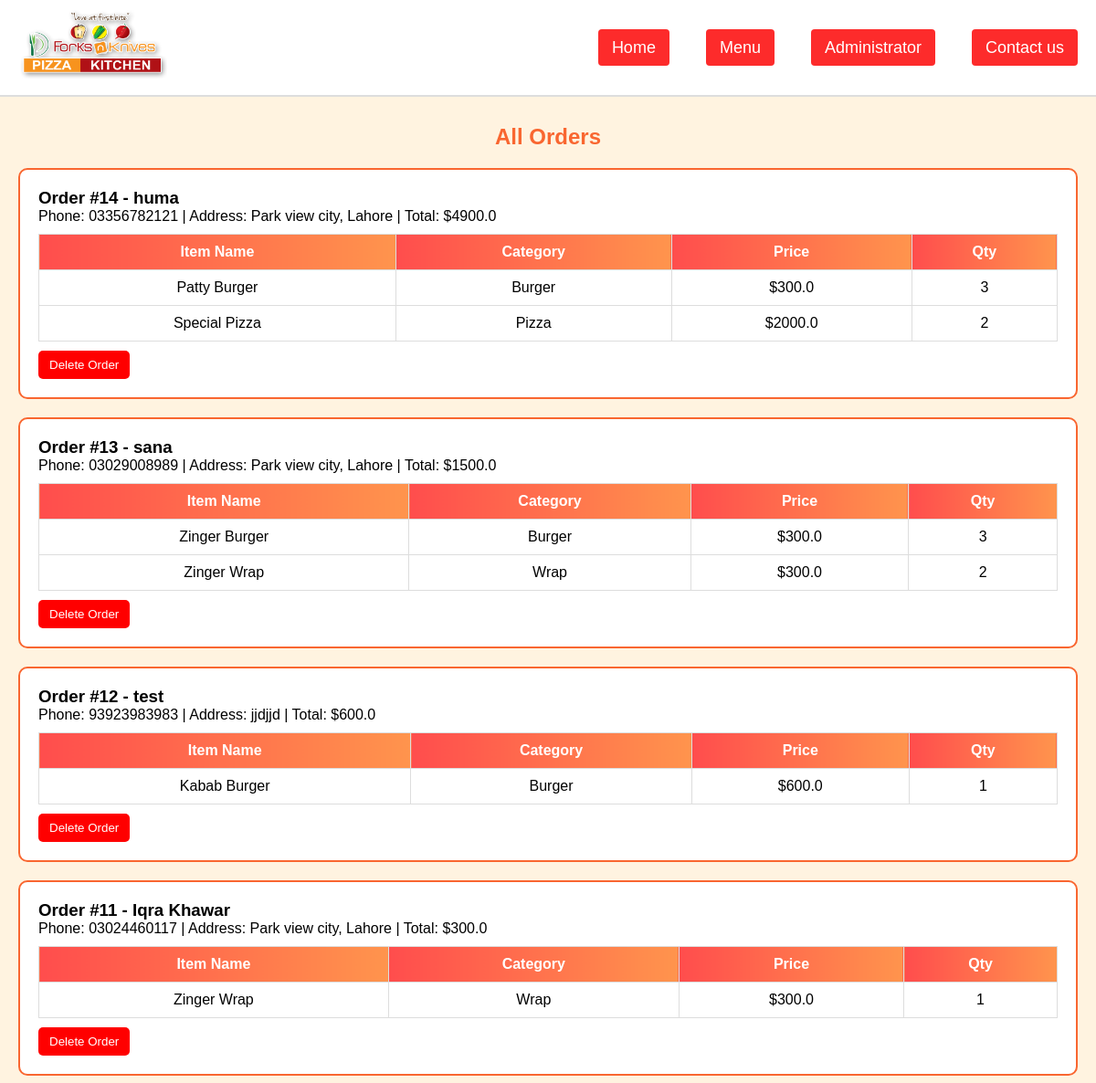
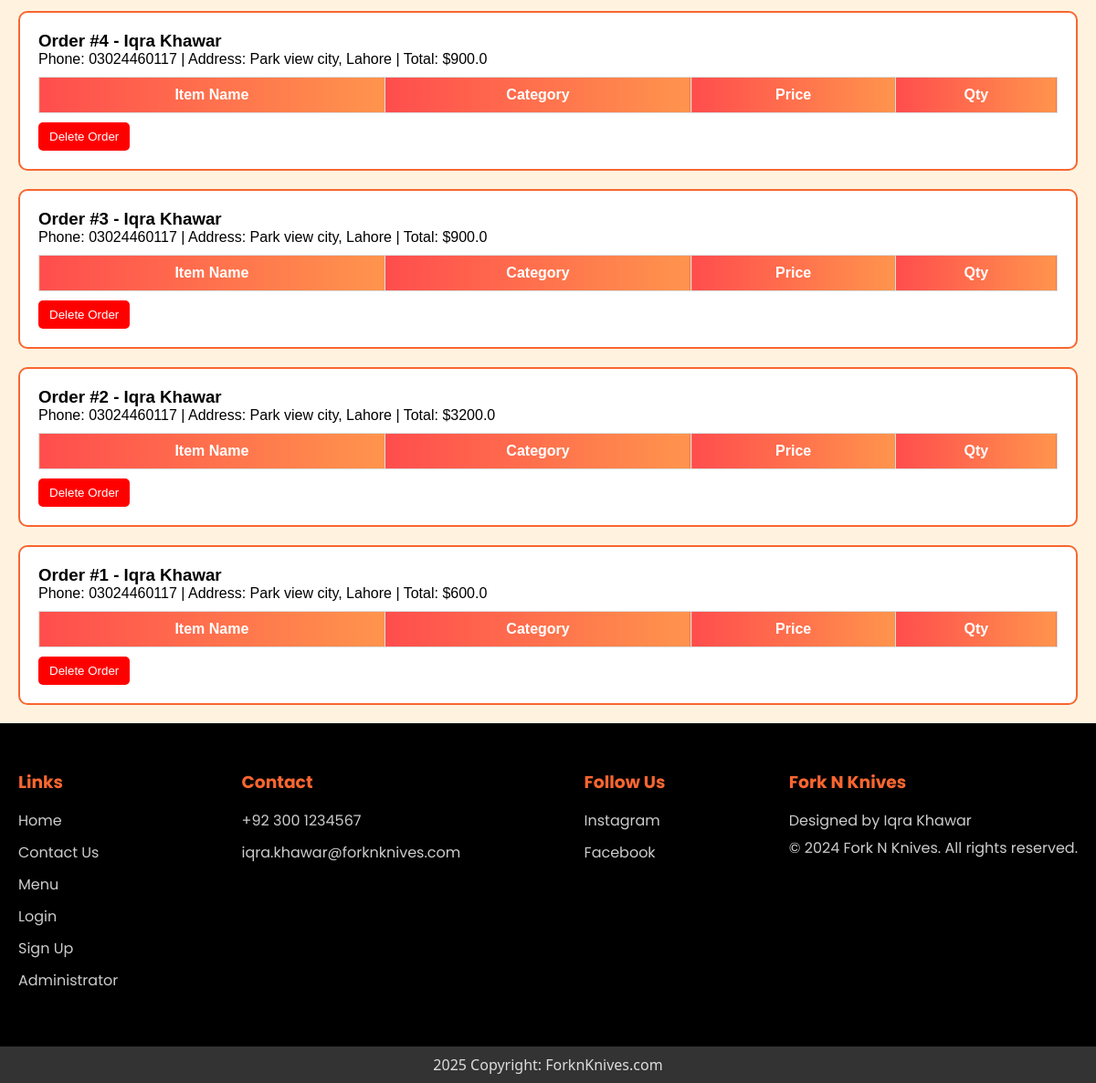
The page /admin/orders on the database as committed earlier (2 pictures, top to bottom).
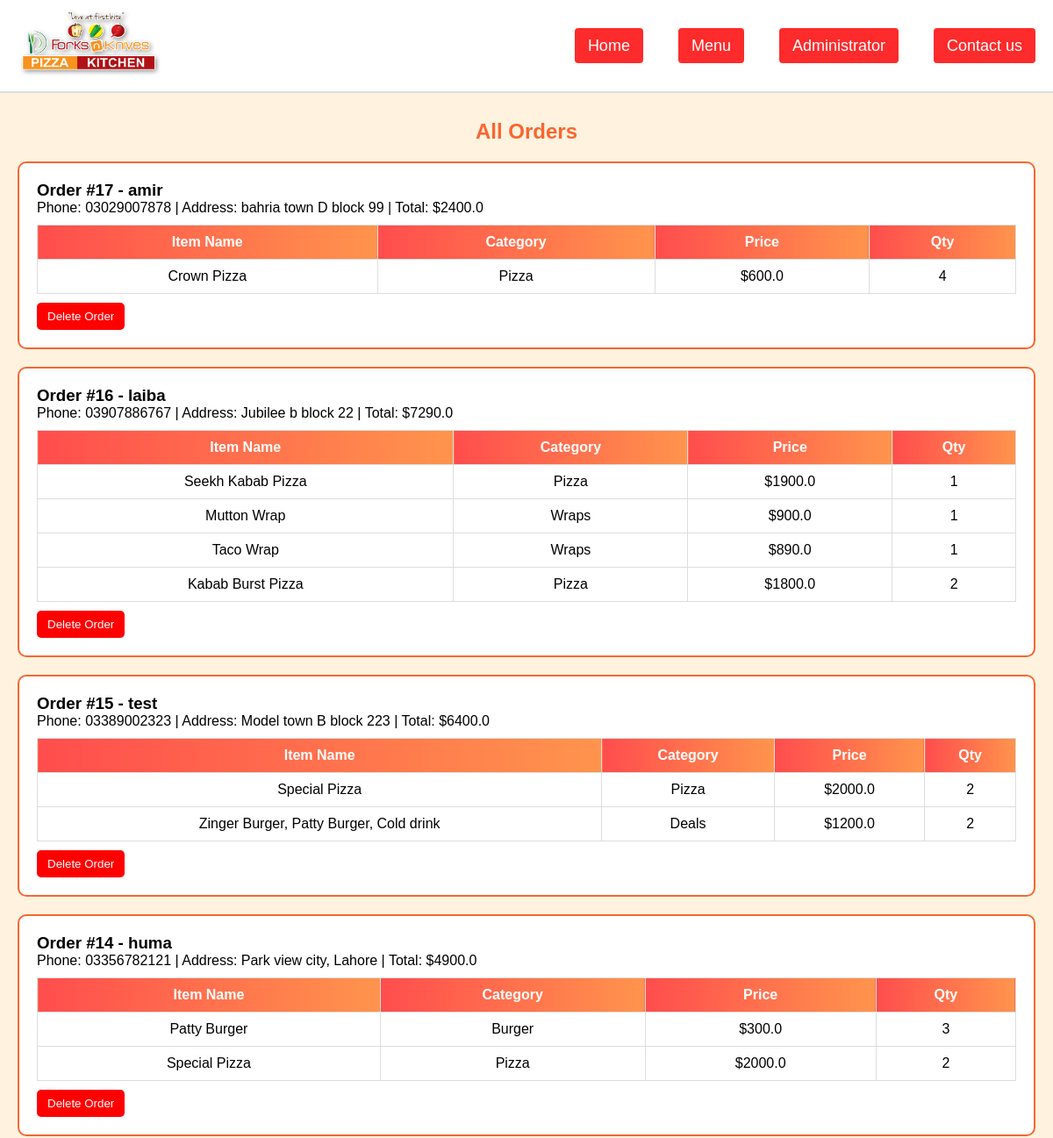
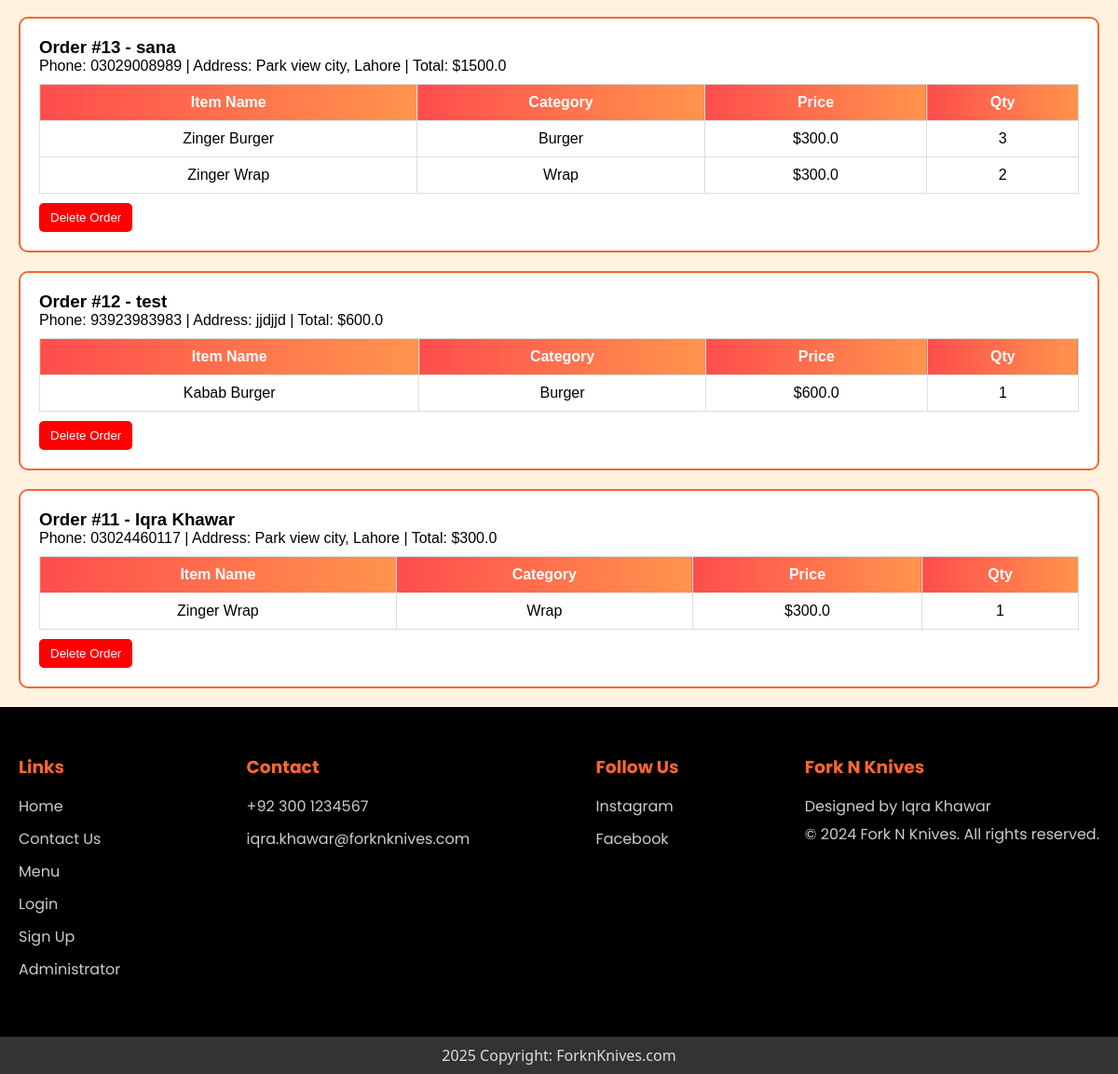
The same page on the database as committed later (2 pictures, top to bottom).
### tables this page shows
CREATE TABLE orders(
    id INTEGER PRIMARY KEY AUTOINCREMENT,
    customer_name TEXT,
    phone TEXT,
    address TEXT,
    total REAL
);

CREATE TABLE order_items(
    id INTEGER PRIMARY KEY AUTOINCREMENT,
    order_id INTEGER NOT NULL,
    item_name TEXT NOT NULL,
    category TEXT NOT NULL,
    price REAL NOT NULL,
    quantity INTEGER NOT NULL,
    FOREIGN KEY(order_id) REFERENCES orders(id) ON DELETE CASCADE
);

### app.py (the view)
@app.route("/admin/orders")
def admin_orders():
    import sqlite3
    conn = sqlite3.connect("order_user.db")
    conn.row_factory = sqlite3.Row
    cur = conn.cursor()
    cur.execute("SELECT * FROM orders ORDER BY id DESC")
    orders = cur.fetchall()
    orders_with_items = []
    for order in orders:
        order_id = order['id']
        cur.execute("""
            SELECT item_name, category, price, quantity
            FROM order_items
            WHERE order_id=?
        """, (order_id,))
        items = cur.fetchall()  # ✅ same DB
        items_list = [(item['item_name'], item['category'], item['price'], item['quantity']) for item in items]
        orders_with_items.append({
            "order_id": order_id,
            "customer_name": order['customer_name'],
            "phone": order['phone'],
            "address": order['address'],
            "total": order['total'],
            "items": items_list
        })
    conn.close()
    return render_template("Admin_Orders.html", orders=orders_with_items)

### templates/Admin_Orders.html (shortened to what this page needs)
<!DOCTYPE html>
<html lang="en">
<head>
<link
  rel="stylesheet"
  href="https://cdnjs.cloudflare.com/ajax/libs/font-awesome/6.4.0/css/all.min.css"
/>
</head>
<body style="min-height: 100vh; display:flex; flex-direction:column;">
  <nav>
    <div class="logo">
        <a href="/">
            <img src="{{ url_for('static', filename='image1.png') }}" alt="Logo">
        </a>
    </div>
    <ul id="menu">
        <li><a href="{{ url_for('home') }}">Home</a></li>
        <li><a href="{{ url_for('menu_page') }}">Menu</a></li>
        <li><a href="{{ url_for('admin_menu') }}">Administrator</a></li>
        <li><a href="{{ url_for('contact') }}">Contact us</a></li>
    </ul>
  </nav>
    <h2>All Orders</h2>
    <div style="flex:1;">
      {% for order in orders %}
      <div class="order-box">
        <h3>Order #{{ order['order_id'] }} - {{ order['customer_name'] }}</h3>
        <p>Phone: {{ order['phone'] }} | Address: {{ order['address'] }} | Total: ${{ order['total'] }}</p>
        <table>
            <tr>
                <th>Item Name</th>
                <th>Category</th>
                <th>Price</th>
                <th>Qty</th>
            </tr>
            {% for item in order['items'] %}
            <tr>
                <td>{{ item[0] }}</td>
                <td>{{ item[1] }}</td>
                <td>${{ item[2] }}</td>
                <td>{{ item[3] }}</td>
            </tr>
            {% endfor %}
        </table>
        <form action="{{ url_for('delete_order', order_id=order['order_id']) }}" method="POST" style="margin-top:10px;">
            <button type="submit" style="padding:8px 12px; background-color:red; color:white; border:none; border-radius:5px; cursor:pointer;">
                Delete Order
            </button>
        </form>
      </div>
      {% endfor %}
    </div>
    <footer style="background-color: #000; color: #ccc; padding: 50px 20px; font-family: 'Poppins', sans-serif; width:100%;">
        <div style="max-width: 1200px; margin: auto; display: flex; flex-wrap: wrap; justify-content: space-between; gap: 30px;">
          <div>
            <h3 style="color: #f96630; margin-bottom: 15px;">Links</h3>
            <a href="/" style="display:block; margin-bottom:10px; color:#ccc; text-decoration:none;">Home</a>
            <a href="/Contact" style="display:block; margin-bottom:10px; color:#ccc; text-decoration:none;">Contact Us</a>
            <a href="/Menu" style="display:block; margin-bottom:10px; color:#ccc; text-decoration:none;">Menu</a>
            <a href="/Login" style="display:block; margin-bottom:10px; color:#ccc; text-decoration:none;">Login</a>
            <a href="/SignUp" style="display:block; margin-bottom:10px; color:#ccc; text-decoration:none;">Sign Up</a>
            <a href="/Administrator" style="display:block; margin-bottom:10px; color:#ccc; text-decoration:none;">Administrator</a>
          </div>
          <div>
            <h3 style="color: #f96630; margin-bottom: 15px;">Contact</h3>
            <p style="margin-bottom:10px;">+92 300 1234567</p>
            <p style="margin-bottom:10px;">iqra.khawar@forknknives.com</p>
          </div>
          <div>
            <h3 style="color: #f96630; margin-bottom: 15px;">Follow Us</h3>
            <a href="https://www.instagram.com/" target="_blank" style="display:block; margin-bottom:10px; color:#ccc; text-decoration:none;">Instagram</a>
            <a href="https://www.facebook.com/" target="_blank" style="display:block; margin-bottom:10px; color:#ccc; text-decoration:none;">Facebook</a>
          </div>
          <div>
            <h3 style="color: #f96630; margin-bottom: 15px;">Fork N Knives</h3>
            <p style="margin-bottom:5px;">Designed by Iqra Khawar</p>
            <p>&copy; 2024 Fork N Knives. All rights reserved.</p>
          </div>
        </div>
    </footer>
    <div class="footer-x" style="background-color:#333; color:#ddd; text-align:center; padding:10px; font-size:16px;">
      2025 Copyright: ForknKnives.com
    </div>
    </body>
</html>

### templates/Admin_Orders.html (style rules this page uses)
* { margin: 0; padding: 0; box-sizing: border-box; }
nav { width: 100%; background: white; padding: 10px 20px; display: flex; justify-content: space-between; align-items: center; border-bottom: 2px solid #ddd; }
.logo img { height: 80px; }
ul { display: flex; list-style: none; gap: 40px; align-items: center; }
ul li a { text-decoration: none; color: rgb(255, 255, 255); font-size: 18px; padding: 10px 15px; border-radius: 4px; font-family:'Trebuchet MS', Arial, sans-serif; background-color: rgb(253, 43, 43); }
body { font-family: Arial, sans-serif; background: #fff3e0; color: #000; height:100vh; }
h2 { text-align: center; color: #f96630; margin-top: 30px; }
.order-box { margin-bottom: 40px; margin:20px;padding: 20px; border: 2px solid #f96630; border-radius: 10px; background: #fff; }
table { width: 100%; border-collapse: collapse; margin-top: 10px; }
th, td { padding: 10px; border: 1px solid #ddd; text-align: center; }
th { background: linear-gradient(90deg, #ff4d4d, #ff944d); color: white; }
.footer-x { display: flex; justify-content: center; align-items: center; color: #ddd; width: 100%; font-size: 20px; height: 40px; font-family: 'Segoe UI', Tahoma, Geneva, Verdana, sans-serif; background-color: #333; }

Rows that differ between the two databases and show on the page:
removed orders: order_id "4", customer_name "Iqra Khawar", phone "03024460117", address "Park view city, Lahore", total "900.0"
removed orders: order_id "3", customer_name "Iqra Khawar", phone "03024460117", address "Park view city, Lahore", total "900.0"
removed orders: order_id "2", customer_name "Iqra Khawar", phone "03024460117", address "Park view city, Lahore", total "3200.0"
removed orders: order_id "1", customer_name "Iqra Khawar", phone "03024460117", address "Park view city, Lahore", total "600.0"
added orders: order_id "17", customer_name "amir", phone "03029007878", address "bahria town D block 99", total "2400.0"
added order_items: item_name "Crown Pizza", category "Pizza", price "600.0", quantity "4", shown under "17"
added orders: order_id "16", customer_name "laiba", phone "03907886767", address "Jubilee b block 22", total "7290.0"
added order_items: item_name "Seekh Kabab Pizza", category "Pizza", price "1900.0", quantity "1", shown under "16"
added order_items: item_name "Mutton Wrap", category "Wraps", price "900.0", quantity "1", shown under "16"
added order_items: item_name "Taco Wrap", category "Wraps", price "890.0", quantity "1", shown under "16"
added order_items: item_name "Kabab Burst Pizza", category "Pizza", price "1800.0", quantity "2", shown under "16"
added orders: order_id "15", customer_name "test", phone "03389002323", address "Model town B block 223", total "6400.0"
added order_items: item_name "Special Pizza", category "Pizza", price "2000.0", quantity "2", shown under "15"
added order_items: item_name "Zinger Burger, Patty Burger, Cold drink", category "Deals", price "1200.0", quantity "2", shown under "15"
